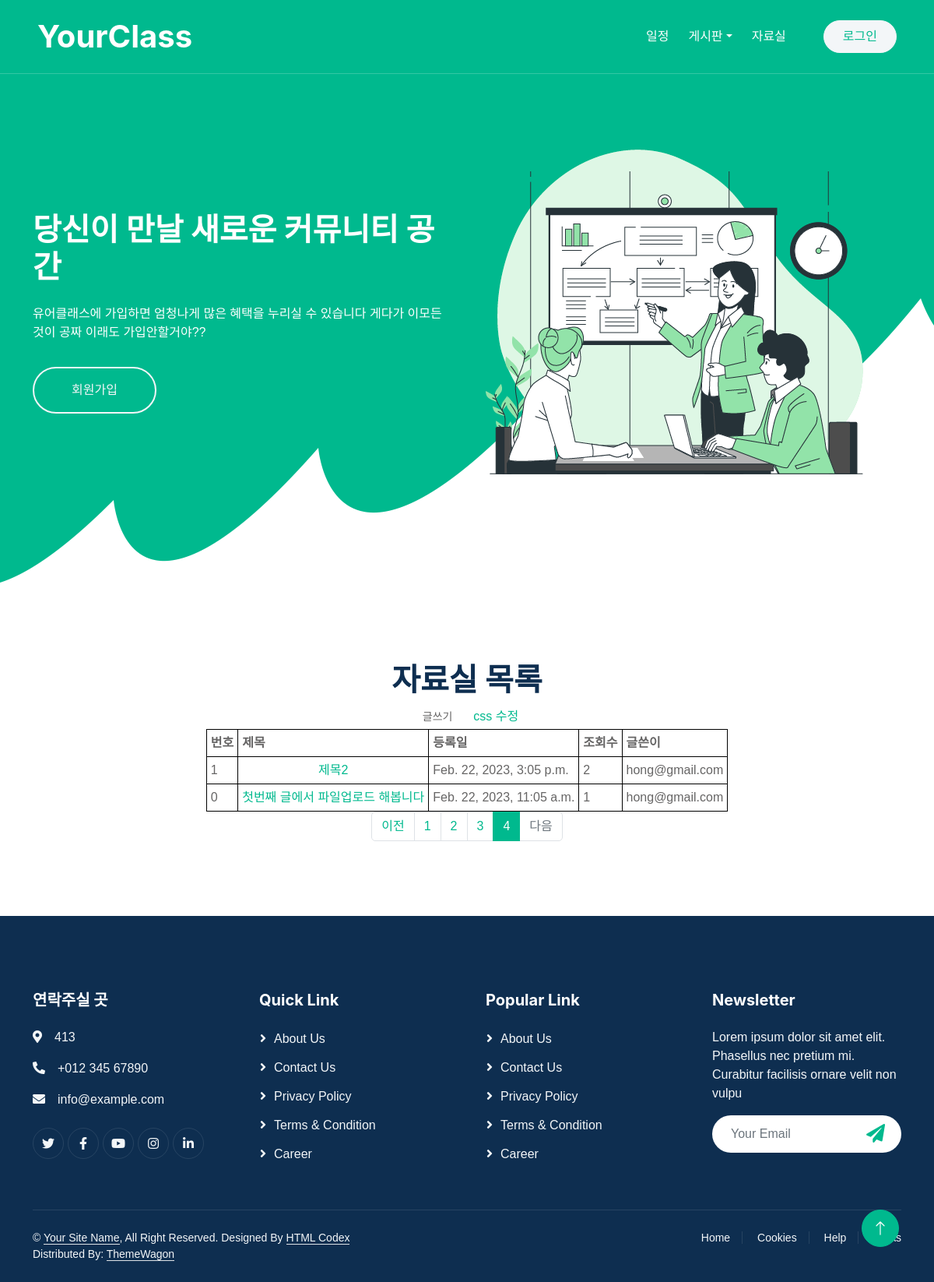
The app's page /YourClass/postList/?page=4 with its own data.
### YourClass/models.py (models this page shows)
class Post(models.Model):
    Post_id = models.AutoField(primary_key=True)
    category = models.ForeignKey('Categories', on_delete=models.CASCADE)
    title = models.CharField(max_length=50)
    content = models.TextField()
    file = models.FileField(upload_to=get_file_path, null=True, blank=True, verbose_name='파일')
    filename = models.CharField(max_length=64, null=True, verbose_name='첨부파일명')
    date = models.DateTimeField()
    viewcount = models.TextField(default=0)
    email = models.ForeignKey('Member', on_delete=models.CASCADE)

### YourClass/views.py (the view)
# urls.py: path('postList/', views.post_list, name='post_list'),
def post_list(request):
    template = loader.get_template('post_list.html')
    page = request.GET.get('page', '1')  # 페이지
    posts = Post.objects.all().order_by('-Post_id').values()
    paginator = Paginator(posts, 5)  # 페이지당 2개씩 보여주기
    page_obj = paginator.get_page(page)
    context = {
        'post_list': page_obj,
    }
    return HttpResponse(template.render(context, request))

### YourClass/templates/post_list.html (shortened to what this page needs)
<!DOCTYPE html>
{% load static %}
<html lang="en">
<head>
    <link href="https://cdnjs.cloudflare.com/ajax/libs/font-awesome/5.10.0/css/all.min.css" rel="stylesheet">
    <link href="https://cdn.jsdelivr.net/npm/bootstrap-icons@1.4.1/font/bootstrap-icons.css" rel="stylesheet">
    <link href="{% static 'lib/animate/animate.min.css'%}" rel="stylesheet">
    <link href="{% static 'lib/owlcarousel/assets/owl.carousel.min.css'%}" rel="stylesheet">
    <link href="{% static 'css/bootstrap.min.css'%}" rel="stylesheet">
    <link href="{% static 'css/style.css'%}" rel="stylesheet">
</head>
<body>
    <div class="container-xxl bg-white p-0">
        <div class="container-xxl position-relative p-0">
            <nav class="navbar navbar-expand-lg navbar-light px-4 px-lg-5 py-3 py-lg-0">
                <a href="index" class="navbar-brand p-0">
                    <h1 class="m-0">YourClass</h1>
                </a>
                <div class="collapse navbar-collapse" id="navbarCollapse">
                    <div class="navbar-nav ms-auto py-0">
                        <a href="calendar" class="nav-item nav-link">일정</a>
                        <div class="nav-item dropdown">
                            <a href="#" class="nav-link dropdown-toggle" data-bs-toggle="dropdown">게시판</a>
                        </div>
                        <a href="{% url 'post_list' %}" class="nav-item nav-link">자료실</a>
                    </div>
                    <a href="login" class="btn btn-light rounded-pill text-primary py-2 px-4 ms-lg-5">로그인</a>
                </div>
            </nav>
            <div class="container-xxl bg-primary hero-header">
                <div class="container">
                    <div class="row g-5 align-items-center">
                        <div class="col-lg-6 text-center text-lg-start">
							{% if session %}
                                <h1 class="text-white mb-4 animated zoomIn"> 환영합니다 {{classname}} 입니다</h1>
							{% else %}
                                <h1 class="text-white mb-4 animated zoomIn">당신이 만날 새로운 커뮤니티 공간</h1>
							{% endif %}
                            <p class="text-white pb-3 animated zoomIn">유어클래스에 가입하면 엄청나게 많은 혜택을 누리실 수 있습니다 게다가 이모든것이 공짜 이래도 가입안할거야??</p>
                            <a href="signup" class="btn btn-outline-light rounded-pill border-2 py-3 px-5 animated slideInRight">회원가입</a>
                        </div>
                        <div class="col-lg-6 text-center text-lg-start">
                            <img class="static 'img-fluid animated zoomIn" src="{% static 'img/hero.png'%}" alt="">
                        </div>
                    </div>
                </div>
            </div>
        </div>
        <div>
            <center>
                <h1>
                    자료실 목록
                </h1>
                <a href="{% url 'post_write' %}"  class="btn btn-sm">글쓰기</a> &nbsp;&nbsp;
                <a href="">css 수정</a><br/>
                <table>
                    <tr>
                        <th>번호</th>
                        <th>제목</th>
                        <th>등록일</th>
                        <th>조회수</th>
                        <th>글쓴이</th>
                    </tr>
                    {% for post in post_list %}
                    <tr>
                        <td>{{post.Post_id}}</td>
                        <td align='center'><a href="{{post.Post_id}}">{{post.title}}</a></td>
                        <td>{{post.date}}</td>
                        <td>{{post.viewcount}}</td>
                        <td align='center'>{{post.email_id}}</td>
                    </tr>
                    {% endfor %}
                </table>
                <ul class="pagination justify-content-center">
                    {% if post_list.has_previous %}
                    <li class="page-item">
                        <a class="page-link" href="?page={{ post_list.previous_page_number }}">이전</a>
                    </li>
                    {% else %}
                    <li class="page-item disabled">
                        <a class="page-link" tabindex="-1" aria-disabled="true" href="#">이전</a>
                    </li>
                    {% endif %}
                    {% for page_number in post_list.paginator.page_range %}
                    {% if page_number == post_list.number %}
                    <li class="page-item active" aria-current="page">
                        <a class="page-link" href="?page={{ page_number }}">{{ page_number }}</a>
                    </li>
                    {% else %}
                    <li class="page-item">
                        <a class="page-link" href="?page={{ page_number }}">{{ page_number }}</a>
                    </li>
                    {% endif %}
                    {% endfor %}
                    {% if post_list.has_next %}
                    <li class="page-item">
                        <a class="page-link" href="?page={{ post_list.next_page_number }}">다음</a>
                    </li>
                    {% else %}
                    <li class="page-item disabled">
                        <a class="page-link" tabindex="-1" aria-disabled="true" href="#">다음</a>
                    </li>
                    {% endif %}
                </ul>
            </center>
        </div>
        <div class="container-fluid bg-dark text-light footer pt-5 wow fadeIn" data-wow-delay="0.1s" style="margin-top: 6rem;">
            <div class="container py-5">
                <div class="row g-5">
                    <div class="col-md-6 col-lg-3">
                        <h5 class="text-white mb-4">연락주실 곳</h5>
                        <p><i class="fa fa-map-marker-alt me-3"></i>413</p>
                        <p><i class="fa fa-phone-alt me-3"></i>+012 345 67890</p>
                        <p><i class="fa fa-envelope me-3"></i>info@example.com</p>
                        <div class="d-flex pt-2">
                            <a class="btn btn-outline-light btn-social" href=""><i class="fab fa-twitter"></i></a>
                            <a class="btn btn-outline-light btn-social" href=""><i class="fab fa-facebook-f"></i></a>
                            <a class="btn btn-outline-light btn-social" href=""><i class="fab fa-youtube"></i></a>
                            <a class="btn btn-outline-light btn-social" href=""><i class="fab fa-instagram"></i></a>
                            <a class="btn btn-outline-light btn-social" href=""><i class="fab fa-linkedin-in"></i></a>
                        </div>
                    </div>
                    <div class="col-md-6 col-lg-3">
                        <h5 class="text-white mb-4">Quick Link</h5>
                        <a class="btn btn-link" href="">About Us</a>
                        <a class="btn btn-link" href="">Contact Us</a>
                        <a class="btn btn-link" href="">Privacy Policy</a>
                        <a class="btn btn-link" href="">Terms & Condition</a>
                        <a class="btn btn-link" href="">Career</a>
                    </div>
                    <div class="col-md-6 col-lg-3">
                        <h5 class="text-white mb-4">Popular Link</h5>
                        <a class="btn btn-link" href="">About Us</a>
                        <a class="btn btn-link" href="">Contact Us</a>
                        <a class="btn btn-link" href="">Privacy Policy</a>
                        <a class="btn btn-link" href="">Terms & Condition</a>
                        <a class="btn btn-link" href="">Career</a>
                    </div>
                    <div class="col-md-6 col-lg-3">
                        <h5 class="text-white mb-4">Newsletter</h5>
                        <p>Lorem ipsum dolor sit amet elit. Phasellus nec pretium mi. Curabitur facilisis ornare velit non vulpu</p>
                        <div class="position-relative w-100 mt-3">
                            <input class="form-control border-0 rounded-pill w-100 ps-4 pe-5" type="text" placeholder="Your Email" style="height: 48px;">
                            <button type="button" class="btn shadow-none position-absolute top-0 end-0 mt-1 me-2"><i class="fa fa-paper-plane text-primary fs-4"></i></button>
                        </div>
                    </div>
                </div>
            </div>
            <div class="container">
                <div class="copyright">
                    <div class="row">
                        <div class="col-md-6 text-center text-md-start mb-3 mb-md-0">
                            &copy; <a class="border-bottom" href="#">Your Site Name</a>, All Right Reserved.
							Designed By <a class="border-bottom" href="https://htmlcodex.com">HTML Codex</a>
                            <br>Distributed By: <a class="border-bottom" href="https://themewagon.com" target="_blank">ThemeWagon</a>
                        </div>
                        <div class="col-md-6 text-center text-md-end">
                            <div class="footer-menu">
                                <a href="">Home</a>
                                <a href="">Cookies</a>
                                <a href="">Help</a>
                                <a href="">FQAs</a>
                            </div>
                        </div>
                    </div>
                </div>
            </div>
        </div>
        <a href="#" class="btn btn-lg btn-primary btn-lg-square back-to-top"><i class="bi bi-arrow-up"></i></a>
    </div>
</body>
</html>

### YourClass/static/css/style.css (style rules this page uses)
:root { --primary: #00B98E; --light: #F3F6F8; --dark: #0E2E50; }
.back-to-top { position: fixed; display: none; right: 45px; bottom: 45px; z-index: 99; }
.btn { font-weight: 500; transition: .5s; }
.btn.btn-primary, .btn.btn-outline-primary:hover { color: #FFFFFF; }
.btn-lg-square { width: 48px; height: 48px; }
.btn-square, .btn-sm-square, .btn-lg-square { padding: 0; display: flex; align-items: center; justify-content: center; font-weight: normal; border-radius: 50px; }
.navbar .navbar-nav .nav-link { position: relative; margin-left: 25px; padding: 35px 0; color: #FFFFFF; font-weight: 500; outline: none; transition: .5s; }
.navbar .navbar-brand h1 { color: #FFFFFF; }
@media (min-width: 992px) { .navbar { position: absolute; width: 100%; top: 0; left: 0; border-bottom: 1px solid rgba(256, 256, 256, .2); z-index: 999; } }
@media (min-width: 992px) { .navbar .navbar-nav .nav-link::before { position: absolute; content: ""; width: 100%; height: 2px; bottom: 10px; left: 0; background: #FFFFFF; opacity: 0; transition: .5s; } }
.hero-header { margin-bottom: 6rem; padding: 12rem 0 9rem 0; background: url(../img/shape-bottom.png) center bottom no-repeat; }
.footer .btn.btn-social { margin-right: 5px; width: 40px; height: 40px; display: flex; align-items: center; justify-content: center; color: var(--light); border: 1px solid rgba(256, 256, 256, .1); border-radius: 40px; transition: .3s; }
.footer .btn.btn-link { display: block; margin-bottom: 10px; padding: 0; text-align: left; color: var(--light); font-weight: normal; transition: .3s; }
.footer .btn.btn-link::before { position: relative; content: "\f105"; font-family: "Font Awesome 5 Free"; font-weight: 900; margin-right: 10px; }
.footer .copyright { padding: 25px 0; font-size: 14px; border-top: 1px solid rgba(256, 256, 256, .1); }
.footer .copyright a { color: var(--light); }
.footer .footer-menu a { margin-right: 15px; padding-right: 15px; border-right: 1px solid rgba(255, 255, 255, .1); }
.footer .footer-menu a:last-child { margin-right: 0; padding-right: 0; border-right: none; }

### YourClass/templates/post_list.html (style rules this page uses)
table, th, td { border: 1px solid black; border-collapse: collapse; }
th, td { padding: 5px; }

### records on screen
Post: Post_id "1", title "제목2", date "Feb. 22, 2023, 3:05 p.m.", viewcount "2", email_id "hong@gmail.com"
Post: Post_id "0", title "첫번째 글에서 파일업로드 해봅니다", date "Feb. 22, 2023, 11:05 a.m.", viewcount "1", email_id "hong@gmail.com"

### other values on screen
{{ page_number }} "1" "2" "3"
{{ page_number }} "4"
